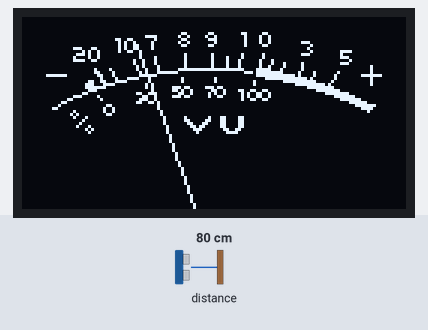
Bench run of a sketch on a simulated ESP32. On the bench: 128×64 one-colour display. The inputs (shaded band) are chosen by the test bench; at power-on: distance to the obstacle 80 cm. The display library's start-up logo is not drawn; what the sketch prints to the serial monitor is not drawn.

Above: at 6.3 s.
6.4 s: distance to the obstacle set to 2 cm
At 7.4 s:
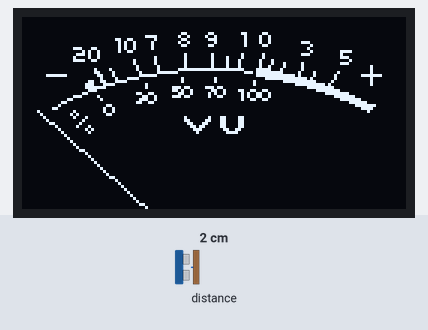
7.9 s: distance to the obstacle set to 4 cm
At 8.4 s:
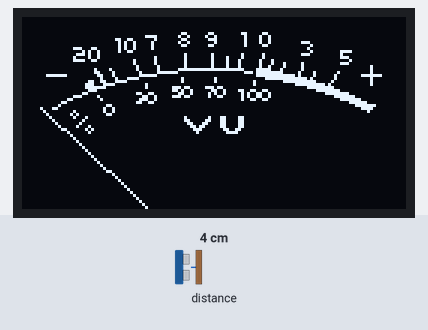
9.4 s: distance to the obstacle set to 9 cm
At 9.9 s:
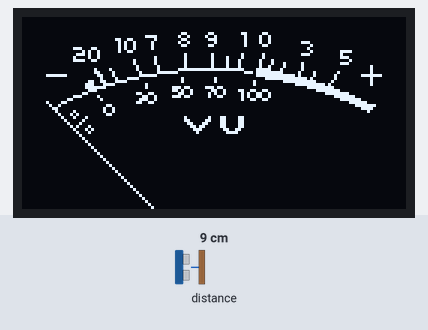
Timing chart, 0 to 12.4 s (numbered marks = the images above; inputs shaded):
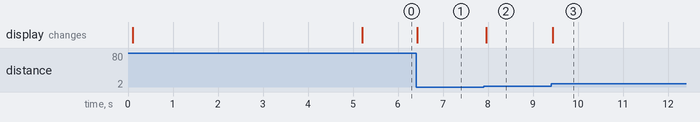

The sketch:

ESP32-SENSOR-LASER-OLED.ino
```cpp
#include <Arduino.h>
#include <HardwareSerial.h>
HardwareSerial MySerial(2);  /// ***TROCAR PELO CODIGO NATIVO DO ESP32

#include "TFMini.h"
TFMini tfmini;


// DISPLAY OLED SETUP

#include <Wire.h>

#include <Adafruit_GFX.h>
#include <Adafruit_SSD1306.h>

#define SCREEN_WIDTH 128 // OLED display width, in pixels
#define SCREEN_HEIGHT 64 // OLED display height, in pixels

// Declaration for an SSD1306 display connected to I2C (SDA, SCL pins)
#define OLED_RESET     4 // Reset pin # (or -1 if sharing Arduino reset pin)
Adafruit_SSD1306 display(SCREEN_WIDTH, SCREEN_HEIGHT, &Wire, OLED_RESET);

int MeterValue = 40;
int hMeter = 65;                      // horizontal center for needle animation
int vMeter = 85;                      // vertical center for needle animation (outside of dislay limits)
int rMeter = 80;                      // length of needle animation or arch of needle travel

// VU meter background mask image:
static const unsigned char PROGMEM VUMeter[] = {
  0x00, 0x00, 0x00, 0x00, 0x00, 0x00, 0x00, 0x00, 0x00, 0x00, 0x00, 0x00, 0x00, 0x00, 0x00, 0x00,
  0x00, 0x00, 0x00, 0x00, 0x00, 0x00, 0x00, 0x00, 0x00, 0x00, 0x00, 0x00, 0x00, 0x00, 0x00, 0x00,
  0x00, 0x00, 0x00, 0x00, 0x00, 0x00, 0x00, 0x00, 0x00, 0x00, 0x00, 0x00, 0x00, 0x00, 0x00, 0x00,
  0x00, 0x00, 0x00, 0x00, 0x00, 0x00, 0x00, 0x00, 0x00, 0x00, 0x00, 0x00, 0x00, 0x00, 0x00, 0x00,
  0x00, 0x00, 0x00, 0x00, 0x00, 0x00, 0x00, 0x00, 0x00, 0x00, 0x00, 0x00, 0x00, 0x00, 0x00, 0x00,
  0x00, 0x00, 0x00, 0x00, 0x00, 0x00, 0x06, 0x03, 0x00, 0x60, 0xC0, 0x00, 0x00, 0x00, 0x00, 0x00,
  0x00, 0x00, 0x00, 0x00, 0x00, 0x78, 0x09, 0x04, 0x80, 0x21, 0x20, 0x00, 0x00, 0x00, 0x00, 0x00,
  0x00, 0x00, 0x00, 0x01, 0x98, 0x08, 0x06, 0x03, 0x80, 0x21, 0x20, 0x00, 0x00, 0x00, 0x00, 0x00,
  0x00, 0x00, 0x00, 0x00, 0xA4, 0x10, 0x09, 0x00, 0x80, 0x21, 0x20, 0x07, 0x00, 0x00, 0x00, 0x00,
  0x00, 0x00, 0x00, 0x00, 0xA4, 0x10, 0x06, 0x03, 0x00, 0x20, 0xC0, 0x00, 0x80, 0x00, 0x00, 0x00,
  0x00, 0x00, 0x71, 0x80, 0xA4, 0x10, 0x00, 0x00, 0x00, 0x00, 0x00, 0x01, 0x00, 0x00, 0x00, 0x00,
  0x00, 0x00, 0x0A, 0x40, 0x98, 0x00, 0x00, 0x00, 0x00, 0x00, 0x00, 0x00, 0x80, 0x3C, 0x00, 0x00,
  0x00, 0x00, 0x3A, 0x40, 0x00, 0x00, 0x02, 0x01, 0x00, 0x40, 0x80, 0x07, 0x00, 0x20, 0x00, 0x00,
  0x00, 0x00, 0x42, 0x40, 0x00, 0x08, 0x02, 0x01, 0x08, 0x40, 0x80, 0x00, 0x00, 0x38, 0x00, 0x00,
  0x00, 0x00, 0x79, 0x80, 0x04, 0x08, 0x02, 0x01, 0x08, 0x81, 0x10, 0x00, 0x00, 0x04, 0x00, 0x00,
  0x00, 0x00, 0x00, 0x00, 0x04, 0x08, 0x02, 0x01, 0x08, 0x81, 0x11, 0x04, 0x00, 0x38, 0x00, 0x00,
  0x00, 0x00, 0x00, 0x00, 0x02, 0x04, 0x02, 0x01, 0x08, 0x81, 0x21, 0x04, 0x00, 0x00, 0x08, 0x00,
  0x00, 0x00, 0x00, 0x84, 0x02, 0x04, 0x0F, 0xFF, 0xFF, 0xC3, 0xE2, 0x04, 0x00, 0x00, 0x08, 0x00,
  0x00, 0x00, 0x00, 0xC2, 0x01, 0x07, 0xF0, 0x00, 0x00, 0x3B, 0xFE, 0x08, 0x40, 0x40, 0x08, 0x00,
  0x00, 0xFE, 0x00, 0x62, 0x01, 0xF8, 0x00, 0x00, 0x00, 0x03, 0xFF, 0xE8, 0x40, 0x80, 0x7F, 0x00,
  0x00, 0x00, 0x00, 0x21, 0x1E, 0x00, 0x04, 0x00, 0x80, 0x00, 0x7F, 0xFE, 0x80, 0x80, 0x08, 0x00,
  0x00, 0x00, 0x03, 0x31, 0xE0, 0x00, 0x04, 0x00, 0x80, 0x04, 0x01, 0xFF, 0xC1, 0x00, 0x08, 0x00,
  0x00, 0x00, 0x07, 0x1E, 0x00, 0x40, 0x00, 0x00, 0x00, 0x04, 0x00, 0x1F, 0xFA, 0x00, 0x08, 0x00,
  0x00, 0x00, 0x07, 0xF0, 0x00, 0x40, 0x3B, 0x07, 0x60, 0x00, 0x00, 0x01, 0xFF, 0x00, 0x00, 0x00,
  0x00, 0x00, 0x03, 0x80, 0x00, 0x00, 0x34, 0x81, 0x90, 0xCC, 0xC0, 0x00, 0x3F, 0xC0, 0x00, 0x00,
  0x00, 0x00, 0x0C, 0x00, 0x03, 0x30, 0x0C, 0x82, 0x90, 0x53, 0x20, 0x00, 0x07, 0xF8, 0x00, 0x00,
  0x00, 0x00, 0x70, 0x40, 0x00, 0xC8, 0x3B, 0x02, 0x60, 0x53, 0x20, 0x00, 0x00, 0xFE, 0x00, 0x00,
  0x00, 0x01, 0x80, 0x20, 0x01, 0xC8, 0x00, 0x00, 0x00, 0x4C, 0xC0, 0x00, 0x00, 0x3F, 0x80, 0x00,
  0x00, 0x06, 0x00, 0x00, 0x03, 0x30, 0x00, 0x00, 0x00, 0x00, 0x00, 0x00, 0x00, 0x07, 0xE0, 0x00,
  0x00, 0x08, 0x00, 0x0C, 0x00, 0x00, 0x00, 0x00, 0x00, 0x00, 0x00, 0x00, 0x00, 0x01, 0xFC, 0x00,
  0x00, 0x30, 0x00, 0x12, 0x00, 0x00, 0x00, 0x00, 0x00, 0x00, 0x00, 0x00, 0x00, 0x00, 0x78, 0x00,
  0x00, 0x00, 0x40, 0x12, 0x00, 0x00, 0x00, 0x00, 0x00, 0x00, 0x00, 0x00, 0x00, 0x00, 0x10, 0x00,
  0x00, 0x00, 0xA0, 0x0C, 0x00, 0x00, 0x00, 0x00, 0x00, 0x00, 0x00, 0x00, 0x00, 0x00, 0x00, 0x00,
  0x00, 0x00, 0x44, 0x00, 0x00, 0x00, 0x02, 0x02, 0x30, 0xC0, 0x00, 0x00, 0x00, 0x00, 0x00, 0x00,
  0x00, 0x00, 0x08, 0x00, 0x00, 0x00, 0x03, 0x06, 0x30, 0xC0, 0x00, 0x00, 0x00, 0x00, 0x00, 0x00,
  0x00, 0x00, 0x10, 0x00, 0x00, 0x00, 0x01, 0x8C, 0x30, 0xC0, 0x00, 0x00, 0x00, 0x00, 0x00, 0x00,
  0x00, 0x00, 0x22, 0x00, 0x00, 0x00, 0x00, 0xD8, 0x30, 0xC0, 0x00, 0x00, 0x00, 0x00, 0x00, 0x00,
  0x00, 0x00, 0x05, 0x00, 0x00, 0x00, 0x00, 0x70, 0x19, 0x80, 0x00, 0x00, 0x00, 0x00, 0x00, 0x00,
  0x00, 0x00, 0x02, 0x00, 0x00, 0x00, 0x00, 0x20, 0x0F, 0x00, 0x00, 0x00, 0x00, 0x00, 0x00, 0x00,
  0x00, 0x00, 0x00, 0x00, 0x00, 0x00, 0x00, 0x00, 0x00, 0x00, 0x00, 0x00, 0x00, 0x00, 0x00, 0x00,
  0x00, 0x00, 0x00, 0x00, 0x00, 0x00, 0x00, 0x00, 0x00, 0x00, 0x00, 0x00, 0x00, 0x00, 0x00, 0x00,
  0x00, 0x00, 0x00, 0x00, 0x00, 0x00, 0x00, 0x00, 0x00, 0x00, 0x00, 0x00, 0x00, 0x00, 0x00, 0x00,
  0x00, 0x00, 0x00, 0x00, 0x00, 0x00, 0x00, 0x00, 0x00, 0x00, 0x00, 0x00, 0x00, 0x00, 0x00, 0x00,
  0x00, 0x00, 0x00, 0x00, 0x00, 0x00, 0x00, 0x00, 0x00, 0x00, 0x00, 0x00, 0x00, 0x00, 0x00, 0x00,
  0x00, 0x00, 0x00, 0x00, 0x00, 0x00, 0x00, 0x00, 0x00, 0x00, 0x00, 0x00, 0x00, 0x00, 0x00, 0x00,
  0x00, 0x00, 0x00, 0x00, 0x00, 0x00, 0x00, 0x00, 0x00, 0x00, 0x00, 0x00, 0x00, 0x00, 0x00, 0x00,
  0x00, 0x00, 0x00, 0x00, 0x00, 0x00, 0x00, 0x00, 0x00, 0x00, 0x00, 0x00, 0x00, 0x00, 0x00, 0x00,
  0x00, 0x00, 0x00, 0x00, 0x00, 0x00, 0x00, 0x00, 0x00, 0x00, 0x00, 0x00, 0x00, 0x00, 0x00, 0x00,
  0x00, 0x00, 0x00, 0x00, 0x00, 0x00, 0x00, 0x00, 0x00, 0x00, 0x00, 0x00, 0x00, 0x00, 0x00, 0x00,
  0x00, 0x00, 0x00, 0x00, 0x00, 0x00, 0x00, 0x00, 0x00, 0x00, 0x00, 0x00, 0x00, 0x00, 0x00, 0x00,
  0x00, 0x00, 0x00, 0x00, 0x00, 0x00, 0x00, 0x00, 0x00, 0x00, 0x00, 0x00, 0x00, 0x00, 0x00, 0x00,
  0x00, 0x00, 0x00, 0x00, 0x00, 0x00, 0x00, 0x00, 0x00, 0x00, 0x00, 0x00, 0x00, 0x00, 0x00, 0x00,
  0x00, 0x00, 0x00, 0x00, 0x00, 0x00, 0x00, 0x00, 0x00, 0x00, 0x00, 0x00, 0x00, 0x00, 0x00, 0x00,
  0x00, 0x00, 0x00, 0x00, 0x00, 0x00, 0x00, 0x00, 0x00, 0x00, 0x00, 0x00, 0x00, 0x00, 0x00, 0x00,
  0x00, 0x00, 0x00, 0x00, 0x00, 0x00, 0x00, 0x00, 0x00, 0x00, 0x00, 0x00, 0x00, 0x00, 0x00, 0x00,
  0x00, 0x00, 0x00, 0x00, 0x00, 0x00, 0x00, 0x00, 0x00, 0x00, 0x00, 0x00, 0x00, 0x00, 0x00, 0x00,
  0x00, 0x00, 0x00, 0x00, 0x00, 0x00, 0x00, 0x00, 0x00, 0x00, 0x00, 0x00, 0x00, 0x00, 0x00, 0x00,
  0x00, 0x00, 0x00, 0x00, 0x00, 0x00, 0x00, 0x00, 0x00, 0x00, 0x00, 0x00, 0x00, 0x00, 0x00, 0x00,
  0x00, 0x00, 0x00, 0x00, 0x00, 0x00, 0x00, 0x00, 0x00, 0x00, 0x00, 0x00, 0x00, 0x00, 0x00, 0x00,
  0x00, 0x00, 0x00, 0x00, 0x00, 0x00, 0x00, 0x00, 0x00, 0x00, 0x00, 0x00, 0x00, 0x00, 0x00, 0x00,
  0x00, 0x00, 0x00, 0x00, 0x00, 0x00, 0x00, 0x00, 0x00, 0x00, 0x00, 0x00, 0x00, 0x00, 0x00, 0x00,
  0x00, 0x00, 0x00, 0x00, 0x00, 0x00, 0x00, 0x00, 0x00, 0x00, 0x00, 0x00, 0x00, 0x00, 0x00, 0x00,
  0x00, 0x00, 0x00, 0x00, 0x00, 0x00, 0x00, 0x00, 0x00, 0x00, 0x00, 0x00, 0x00, 0x00, 0x00, 0x00,
  0x00, 0x00, 0x00, 0x00, 0x00, 0x00, 0x00, 0x00, 0x00, 0x00, 0x00, 0x00, 0x00, 0x00, 0x00, 0x00
};


void setup(void) {

  Serial.begin(115200);

    Serial.println("Serial");


  MySerial.begin(115200);

    Serial.println("My Serial");


  // SENSOR
  tfmini.begin(&MySerial);

    Serial.println("TFMini begin");

  delay(100);


/// DISPLAY OLED

  // SSD1306_SWITCHCAPVCC = generate display voltage from 3.3V internally
  if(!display.begin(SSD1306_SWITCHCAPVCC, 0x3C)) { // Address 0x3D for 128x64
    Serial.println(F("SSD1306 allocation failed"));
    for(;;); // Don't proceed, loop forever
  }

    Serial.println("OLED");


  // Show initial display buffer contents on the screen --
  // the library initializes this with an Adafruit splash screen.
  display.display();
  delay(2000); // Pause for 2 seconds

  // Clear the buffer
  display.clearDisplay();

  //display.invertDisplay(1);

  // Draw a single pixel in white
  display.drawPixel(63, 31, SSD1306_WHITE);
  delay(3000);

  Serial.println("SETUP END");

}

void loop(void) {

//////////////////////////////////////////////////////////
// SENSOR READING
//////////////////////////////////////////////////////////


   // EMPTY SERIAL FROM SENSOR **
   while(MySerial.read() >= 0) ; // flush the received buffer
   delay(15);
   // ** We have to read all the serial before taking the measure because
   // ** the sensor sends a read every 10ms. No library enables to configure
   // ** the sampling interval nor entering the 'single scan' mode.
   // ** So this is a WORKAROUND that took some months to figure out :)


   // SENSOR READ
   uint16_t dist = tfmini.getDistance();
   uint16_t strength = tfmini.getRecentSignalStrength();

   // VU Meter Mapping
   MeterValue = map(dist, 40, 250, 0, 80);


  /*Serial.print("Dist: ");
  Serial.print(dist);
  Serial.print(" | Str: ");
  Serial.println(strength);
*/
  Serial.println(dist);
  Serial.print("cm / meter = ");
  Serial.println(MeterValue);


    // OLED METER
    MeterValue = MeterValue - 34;                            // shifts needle to zero position
    display.clearDisplay();                                  // refresh display for next step
    display.drawBitmap(0, 0, VUMeter, 128, 64, WHITE);       // draws background
    int a1 = (hMeter + (sin(MeterValue / 57.296) * rMeter)); // meter needle horizontal coordinate
    int a2 = (vMeter - (cos(MeterValue / 57.296) * rMeter)); // meter needle vertical coordinate
    display.drawLine(a1, a2, hMeter, vMeter, WHITE);         // draws needle
    display.display();


}
```

Measured:
- after the input at 6.4 s, the display: changes at once (image 1)
- after the input at 7.9 s, the display: changes after 0.06 s (image 2)
- after the input at 9.4 s, the display: changes at once (image 3)
